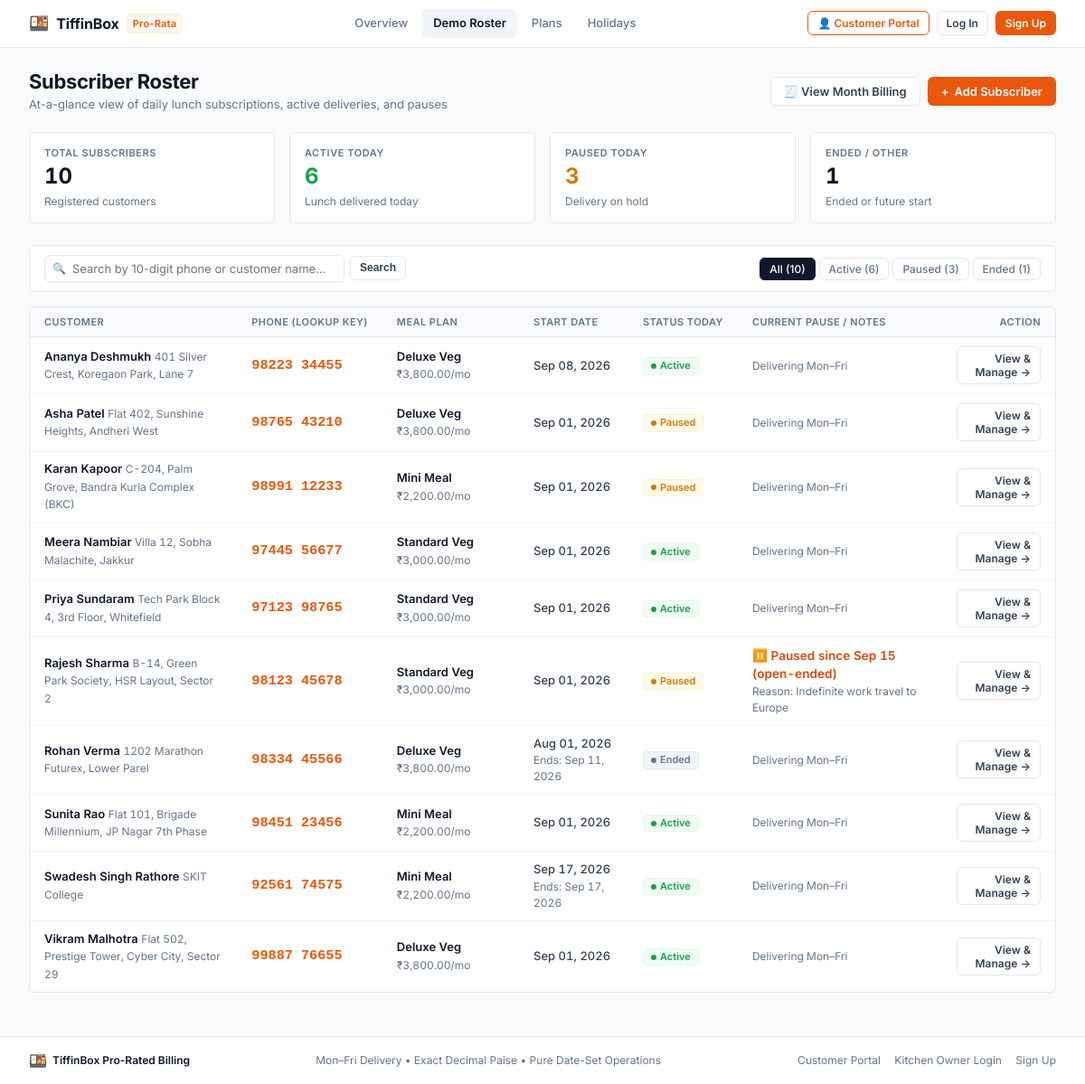
Page /customers on the committed database.
### tables this page shows
CREATE TABLE customers (
  id INTEGER PRIMARY KEY AUTOINCREMENT,
  phone TEXT UNIQUE NOT NULL,                -- normalised 10-digit; the lookup key
  name TEXT NOT NULL,
  address TEXT,
  plan_id INTEGER NOT NULL REFERENCES plans(id),
  start_date TEXT NOT NULL,                  -- ISO YYYY-MM-DD
  end_date TEXT,                             -- NULL = ongoing
  created_at TEXT NOT NULL
, email TEXT);

CREATE TABLE plans (
  id INTEGER PRIMARY KEY AUTOINCREMENT,
  code TEXT UNIQUE NOT NULL,
  name TEXT NOT NULL,
  monthly_price_paise INTEGER NOT NULL,      -- money as integer paise, never REAL
  is_active INTEGER NOT NULL DEFAULT 1
);

CREATE TABLE pauses (
  id INTEGER PRIMARY KEY AUTOINCREMENT,
  customer_id INTEGER NOT NULL REFERENCES customers(id) ON DELETE CASCADE,
  start_date TEXT NOT NULL,
  end_date TEXT,                             -- NULL = open-ended, still paused
  reason TEXT,
  created_at TEXT NOT NULL
);

### app.py (the view)
    @app.route("/customers")
    def customers_roster():
        status_filter = request.args.get("status", "all").strip().lower()
        search_query = request.args.get("q", "").strip()
        all_customers = get_customers()
        stats = {
            "total": len(all_customers),
            "active": sum(1 for c in all_customers if c.status == Status.ACTIVE),
            "paused": sum(1 for c in all_customers if c.status == Status.PAUSED),
            "ended": sum(1 for c in all_customers if c.status in (Status.ENDED, Status.NOT_STARTED)),
        }
        filtered = get_customers(status_filter=status_filter, query=search_query)
        return render_template(
            "customers.html",
            customers=filtered,
            stats=stats,
            current_status=status_filter,
            current_query=search_query,
        )

### tiffin/billing.py (called while the page is built)
def status_on(customer: Customer, pauses: Iterable[Pause], on_date: date) -> Status:
    if on_date < customer.start_date:
        return Status.NOT_STARTED
    if customer.end_date is not None and on_date > customer.end_date:
        return Status.ENDED
    for p in pauses:
        if p.end_date is None:
            if on_date >= p.start_date:
                return Status.PAUSED
        else:
            if p.start_date <= on_date <= p.end_date:
                return Status.PAUSED
    return Status.ACTIVE

### tiffin/db.py (called while the page is built)
def get_db_path(custom_path: Optional[str] = None) -> str:
    if custom_path:
        return custom_path
    if has_app_context() and current_app and "DATABASE" in current_app.config:
        return current_app.config["DATABASE"]
    return os.path.join(os.getcwd(), DEFAULT_DB_FILENAME)

def get_db(custom_path: Optional[str] = None) -> sqlite3.Connection:
    db_path = get_db_path(custom_path)
    if has_app_context():
        if "_database" not in g:
            conn = sqlite3.connect(db_path)
            conn.row_factory = sqlite3.Row
            conn.execute("PRAGMA foreign_keys = ON;")
            g._database = conn
        return g._database
    conn = sqlite3.connect(db_path)
    conn.row_factory = sqlite3.Row
    conn.execute("PRAGMA foreign_keys = ON;")
    return conn

### tiffin/models.py (called while the page is built)
    @property
    def label(self) -> str:
        return {
            Status.NOT_STARTED: "Not Started",
            Status.ACTIVE: "Active",
            Status.PAUSED: "Paused",
            Status.ENDED: "Ended",
        }[self]

    @property
    def badge_class(self) -> str:
        return {
            Status.NOT_STARTED: "badge-not-started",
            Status.ACTIVE: "badge-active",
            Status.PAUSED: "badge-paused",
            Status.ENDED: "badge-ended",
        }[self]

    @property
    def monthly_price_formatted(self) -> str:
        return f"₹{self.monthly_price_paise / 100:,.2f}"

### tiffin/repository.py (called while the page is built)
def _row_to_pause(row) -> Pause:
    return Pause(
        id=row["id"],
        customer_id=row["customer_id"],
        start_date=date.fromisoformat(row["start_date"]),
        end_date=date.fromisoformat(row["end_date"]) if row["end_date"] else None,
        reason=row["reason"],
        created_at=row["created_at"],
    )

### templates/customers.html (shortened to what this page needs)
{% extends "base.html" %}
{% block content %}
<div class="page-header">
  <div class="page-title-group">
    <h1>Subscriber Roster</h1>
    <p class="page-subtitle">At-a-glance view of daily lunch subscriptions, active deliveries, and pauses</p>
  </div>
  <div class="page-actions">
    <a href="{{ url_for('billing_sheet') }}" class="btn btn-secondary">
      🧾 View Month Billing
    </a>
    <a href="{{ url_for('subscribe_customer') }}" class="btn btn-primary">
      <span>+</span> Add Subscriber
    </a>
  </div>
</div>
<div class="stat-grid">
  <div class="stat-card">
    <div class="stat-title">Total Subscribers</div>
    <div class="stat-value">{{ stats.total }}</div>
    <div class="stat-meta">Registered customers</div>
  </div>
  <div class="stat-card">
    <div class="stat-title">Active Today</div>
    <div class="stat-value" style="color: #16A34A;">{{ stats.active }}</div>
    <div class="stat-meta">Lunch delivered today</div>
  </div>
  <div class="stat-card">
    <div class="stat-title">Paused Today</div>
    <div class="stat-value" style="color: #D97706;">{{ stats.paused }}</div>
    <div class="stat-meta">Delivery on hold</div>
  </div>
  <div class="stat-card">
    <div class="stat-title">Ended / Other</div>
    <div class="stat-value">{{ stats.ended }}</div>
    <div class="stat-meta">Ended or future start</div>
  </div>
</div>
<div class="filter-bar">
  <form action="{{ url_for('customers_roster') }}" method="GET" class="search-form">
    <div class="search-input-wrapper">
      <span class="search-icon">🔍</span>
      <input
        type="text"
        name="q"
        value="{{ current_query or '' }}"
        placeholder="Search by 10-digit phone or customer name..."
        class="search-input"
        autocomplete="off"
      >
    </div>
    <button type="submit" class="btn btn-secondary btn-sm">Search</button>
  </form>
  <ul class="filter-pills">
    <li>
      <a href="{{ url_for('customers_roster', status='all', q=current_query) }}" class="filter-pill {% if not current_status or current_status == 'all' %}active{% endif %}">
        All ({{ stats.total }})
      </a>
    </li>
    <li>
      <a href="{{ url_for('customers_roster', status='active', q=current_query) }}" class="filter-pill {% if current_status == 'active' %}active{% endif %}">
        Active ({{ stats.active }})
      </a>
    </li>
    <li>
      <a href="{{ url_for('customers_roster', status='paused', q=current_query) }}" class="filter-pill {% if current_status == 'paused' %}active{% endif %}">
        Paused ({{ stats.paused }})
      </a>
    </li>
    <li>
      <a href="{{ url_for('customers_roster', status='ended', q=current_query) }}" class="filter-pill {% if current_status == 'ended' %}active{% endif %}">
        Ended ({{ stats.ended }})
      </a>
    </li>
  </ul>
</div>
<div class="table-container">
  {% if customers %}
    <div class="table-responsive">
      <table class="data-table">
        <thead>
          <tr>
            <th>Customer</th>
            <th>Phone (Lookup Key)</th>
            <th>Meal Plan</th>
            <th>Start Date</th>
            <th>Status Today</th>
            <th>Current Pause / Notes</th>
            <th style="text-align: right;">Action</th>
          </tr>
        </thead>
        <tbody>
          {% for c in customers %}
            <tr>
              <td>
                <a href="{{ url_for('customer_detail', phone=c.phone) }}" class="table-cell-title">
                  {{ c.name }}
                </a>
                {% if c.address %}
                  <span class="table-cell-sub">{{ c.address }}</span>
                {% endif %}
              </td>
              <td>
                <a href="{{ url_for('customer_detail', phone=c.phone) }}" style="font-family: monospace; font-weight: 700; font-size: 0.95rem;">
                  {{ c.phone[:5] }} {{ c.phone[5:] }}
                </a>
              </td>
              <td>
                <span class="table-cell-title">{{ c.plan.name if c.plan else 'Standard' }}</span>
                <span class="table-cell-sub">{{ c.plan.monthly_price_formatted if c.plan else '' }}/mo</span>
              </td>
              <td>
                <span style="font-weight: 500;">{{ c.start_date.strftime('%b %d, %Y') }}</span>
                {% if c.end_date %}
                  <div class="table-cell-sub">Ends: {{ c.end_date.strftime('%b %d, %Y') }}</div>
                {% endif %}
              </td>
              <td>
                <span class="badge {{ c.status.badge_class }}">
                  <span class="badge-dot"></span>
                  {{ c.status.label }}
                </span>
              </td>
              <td>
                {% if c.active_pause %}
                  <div style="font-size: 0.85rem; color: #d9480f; font-weight: 600;">
                    ⏸️ Paused since {{ c.active_pause.start_date.strftime('%b %d') }}
                    {% if c.active_pause.end_date %}
                      until {{ c.active_pause.end_date.strftime('%b %d') }}
                    {% else %}
                      (open-ended)
                    {% endif %}
                  </div>
                  {% if c.active_pause.reason %}
                    <div class="table-cell-sub">Reason: {{ c.active_pause.reason }}</div>
                  {% endif %}
                {% else %}
                  <span class="table-cell-sub">Delivering Mon–Fri</span>
                {% endif %}
              </td>
              <td style="text-align: right;">
                <a href="{{ url_for('customer_detail', phone=c.phone) }}" class="btn btn-secondary btn-sm">
                  View & Manage &rarr;
                </a>
              </td>
            </tr>
          {% endfor %}
        </tbody>
      </table>
    </div>
  {% endif %}
</div>
{% endblock %}

### templates/base.html (shortened to what this page needs)
<!DOCTYPE html>
<html lang="en">
<head>
  <link rel="stylesheet" href="{{ url_for('static', filename='style.css') }}">
</head>
<body>
  <header class="navbar">
    <div class="nav-container">
      <a href="{{ url_for('customer_portal') if current_customer else (url_for('customers_roster') if current_owner else url_for('landing_page')) }}" class="brand">
        <span class="brand-icon">🍱</span>
        <span class="brand-name">TiffinBox</span>
        <span class="brand-tag">Pro-Rata</span>
      </a>
      <nav>
        <ul class="nav-links">
          {% if current_customer %}
            <li>
              <a href="{{ url_for('customer_portal') }}" class="nav-link {% if request.endpoint == 'customer_portal' %}active{% endif %}">
                My Tiffin Portal
              </a>
            </li>
          {% else %}
            <li>
              <a href="{{ url_for('landing_page') }}" class="nav-link {% if request.endpoint == 'landing_page' %}active{% endif %}">
                Overview
              </a>
            </li>
            <li>
              <a href="{{ url_for('customers_roster') }}" class="nav-link {% if request.endpoint in ['customers_roster', 'customer_detail'] %}active{% endif %}">
                Demo Roster
              </a>
            </li>
          {% endif %}
          <li>
            <a href="{{ url_for('plans_view') }}" class="nav-link {% if request.endpoint == 'plans_view' %}active{% endif %}">
              Plans
            </a>
          </li>
          <li>
            <a href="{{ url_for('holidays_view') }}" class="nav-link {% if request.endpoint == 'holidays_view' %}active{% endif %}">
              Holidays
            </a>
          </li>
        </ul>
      </nav>
      <div class="nav-actions">
        {% if current_owner %}
          <a href="{{ url_for('subscribe_customer') }}" class="btn btn-primary btn-sm">
            + New Subscriber
          </a>
          <div class="owner-badge" title="Logged in as {{ current_owner.username }}">
            <span class="owner-avatar">{{ current_owner.business_name[:1] | upper }}</span>
            <span class="owner-name">
              {{ current_owner.business_name }}
            </span>
          </div>
          <a href="{{ url_for('owner_logout') }}" class="btn btn-secondary btn-sm" title="Sign out">
            Sign Out
          </a>
        {% else %}
          <a href="{{ url_for('customer_login') }}" class="btn btn-secondary btn-sm" style="border-color: var(--brand-primary); color: var(--brand-primary);">
            👤 Customer Portal
          </a>
          <a href="{{ url_for('owner_login') }}" class="btn btn-secondary btn-sm">
            Log In
          </a>
          <a href="{{ url_for('owner_signup') }}" class="btn btn-primary btn-sm">
            Sign Up
          </a>
        {% endif %}
      </div>
    </div>
  </header>
  <main class="main-content">
    {% block content %}{% endblock %}
  </main>
  <footer class="footer">
    <div class="footer-container">
      <div class="footer-brand">
        <span style="font-size: 1rem;">🍱</span>
        <span>TiffinBox Pro-Rated Billing</span>
      </div>
      <p class="footer-meta">
        Mon–Fri Delivery &bull; Exact Decimal Paise &bull; Pure Date-Set Operations
      </p>
      <div class="footer-links">
        {% if current_customer %}
          <span style="color: var(--text-muted);">Customer: <strong>{{ current_customer.name }}</strong> ({{ current_customer.phone }}) &bull;</span>
          <a href="{{ url_for('customer_portal') }}">My Portal</a>
          <a href="{{ url_for('customer_logout') }}">Sign Out</a>
        {% elif current_owner %}
          <span style="color: var(--text-muted);">Logged in as <strong>{{ current_owner.username }}</strong> &bull;</span>
          <a href="{{ url_for('owner_logout') }}">Sign Out</a>
        {% else %}
          <a href="{{ url_for('customer_login') }}">Customer Portal</a>
          <a href="{{ url_for('owner_login') }}">Kitchen Owner Login</a>
          <a href="{{ url_for('owner_signup') }}">Sign Up</a>
        {% endif %}
      </div>
    </div>
  </footer>
</body>
</html>

### rows in the picture
customers: name "Ananya Deshmukh", address "401 Silver Crest, Koregaon Park, Lane 7", phone "98223", phone "34455", plan "Deluxe Veg", plan "₹3,800.00", start_date "Sep 08, 2026", status.label "Active", shows "Delivering Mon–Fri"
customers: name "Asha Patel", address "Flat 402, Sunshine Heights, Andheri West", phone "98765", phone "43210", plan "Deluxe Veg", plan "₹3,800.00", start_date "Sep 01, 2026", status.label "Paused", shows "Delivering Mon–Fri"
customers: name "Karan Kapoor", address "C-204, Palm Grove, Bandra Kurla Complex (BKC)", phone "98991", phone "12233", plan "Mini Meal", plan "₹2,200.00", start_date "Sep 01, 2026", status.label "Paused", shows "Delivering Mon–Fri"
customers: name "Meera Nambiar", address "Villa 12, Sobha Malachite, Jakkur", phone "97445", phone "56677", plan "Standard Veg", plan "₹3,000.00", start_date "Sep 01, 2026", status.label "Active", shows "Delivering Mon–Fri"
customers: name "Priya Sundaram", address "Tech Park Block 4, 3rd Floor, Whitefield", phone "97123", phone "98765", plan "Standard Veg", plan "₹3,000.00", start_date "Sep 01, 2026", status.label "Active", shows "Delivering Mon–Fri"
customers: name "Rajesh Sharma", address "B-14, Green Park Society, HSR Layout, Sector 2", phone "98123", phone "45678", plan "Standard Veg", plan "₹3,000.00", start_date "Sep 01, 2026", status.label "Paused", active_pause.start_date "Sep 15", shows "(open-ended)", active_pause.reason "Indefinite work travel to Europe"
customers: name "Rohan Verma", address "1202 Marathon Futurex, Lower Parel", phone "98334", phone "45566", plan "Deluxe Veg", plan "₹3,800.00", start_date "Aug 01, 2026", end_date "Sep 11, 2026", status.label "Ended", shows "Delivering Mon–Fri"
customers: name "Sunita Rao", address "Flat 101, Brigade Millennium, JP Nagar 7th Phase", phone "98451", phone "23456", plan "Mini Meal", plan "₹2,200.00", start_date "Sep 01, 2026", status.label "Active", shows "Delivering Mon–Fri"
customers: name "Swadesh Singh Rathore", address "SKIT College", phone "92561", phone "74575", plan "Mini Meal", plan "₹2,200.00", start_date "Sep 17, 2026", end_date "Sep 17, 2026", status.label "Active", shows "Delivering Mon–Fri"
customers: name "Vikram Malhotra", address "Flat 502, Prestige Tower, Cyber City, Sector 29", phone "99887", phone "76655", plan "Deluxe Veg", plan "₹3,800.00", start_date "Sep 01, 2026", status.label "Active", shows "Delivering Mon–Fri"

### other values in the picture
{{ stats.total }} "10"
{{ stats.active }} "6"
{{ stats.paused }} "3"
{{ stats.ended }} "1"
